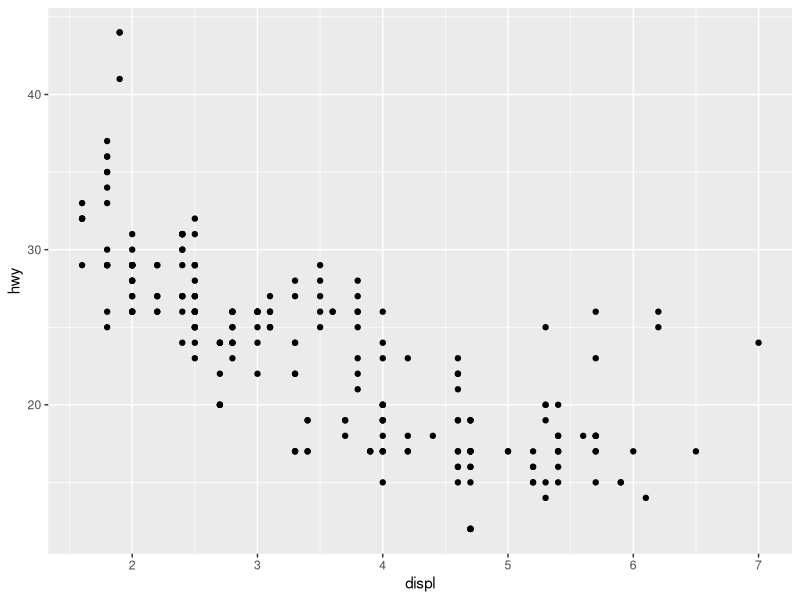
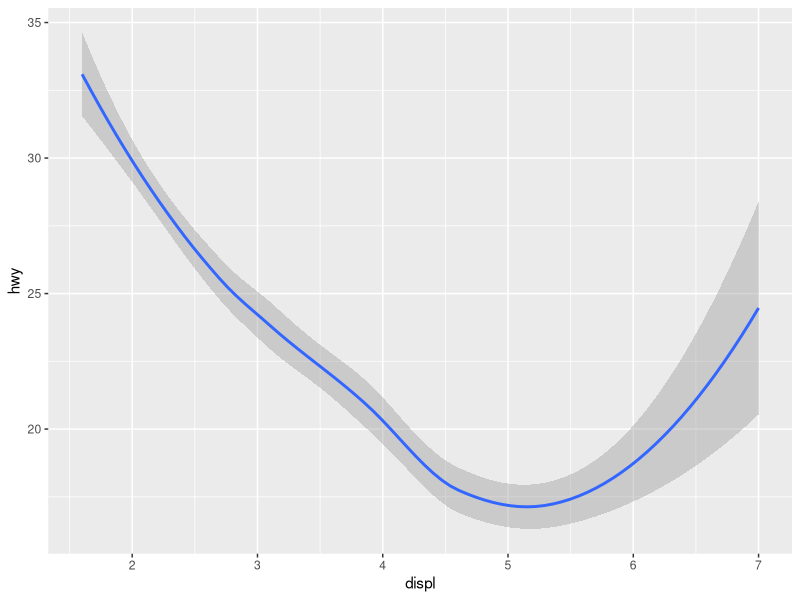
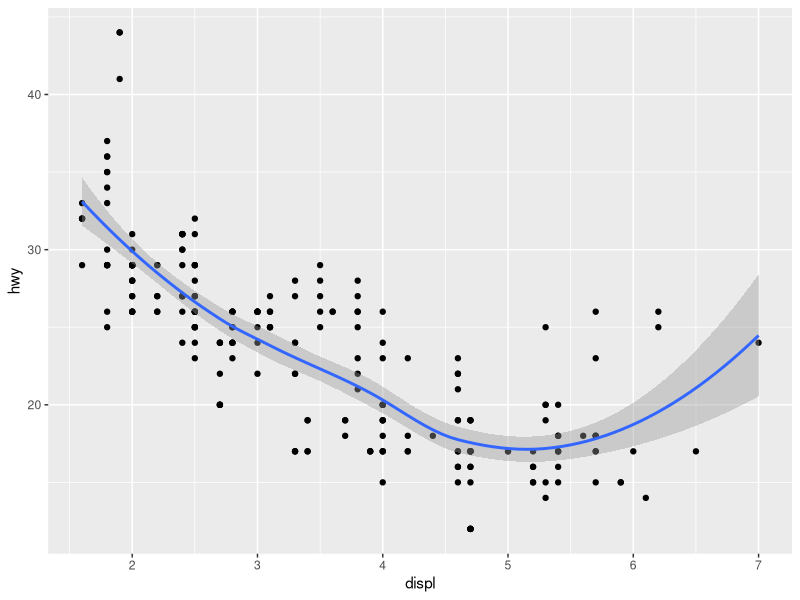

Reproduce these figures in R, in order.
library(tidyverse)
mpg <- ggplot2::mpg
?mpg


ggplot(data = mpg,
       mapping = aes(x = displ,
                     y = hwy)) +
  geom_point()

ggplot(data = mpg,
       mapping = aes(x = displ,
                     y = hwy)) +
  geom_smooth()
  

ggplot(data = mpg,
       mapping = aes(x = displ,
                     y = hwy)) +
  geom_point() +
  geom_smooth()
  
  

